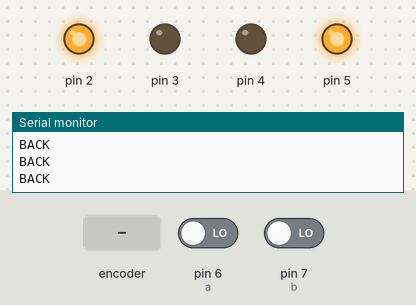
This sketch was run on a simulated Arduino Uno, built with avr-gcc and run on an emulated ATmega328P. Parts: output pins drawn as LEDs (lit = HIGH), the last lines printed to the serial monitor. Dashed ring = blinking. The inputs (shaded band) are chosen by the test bench; at power-on: pin 6 (a) LOW, pin 7 (b) LOW.

Above: at 1.2 s.
1.3 s: rotary encoder on pin 6 (a) / pin 7 (b) turned 3 steps (first pin leading)
At 1.72 s:
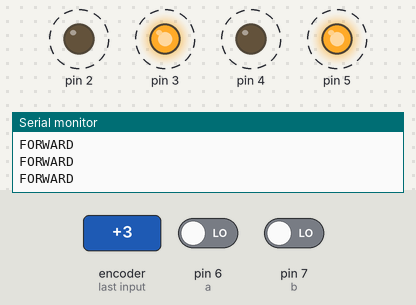
3.4 s: rotary encoder on pin 6 (a) / pin 7 (b) turned 1 step (first pin leading)
At 4.0 s:
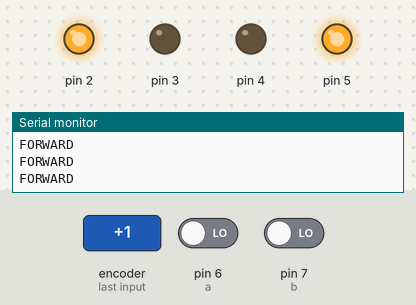
Timing chart, 0 to 6.4 s (numbered marks = the images above; inputs shaded):
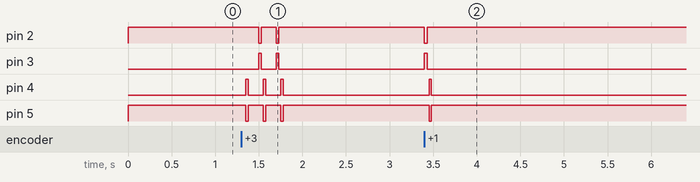

Measured:
- after the input at 1.3 s, pin 2: alternates HIGH for 0.18 s and LOW for 0.02 s, 4 changes in all, then stays HIGH, starting after 0.20 s; pin 3: alternates HIGH for 0.02 s and LOW for 0.18 s, 4 changes in all, then stays LOW, starting after 0.20 s
- after the input at 3.4 s, pin 2: HIGH → LOW at once, → HIGH 0.03 s later; pin 3: LOW → HIGH at once, → LOW 0.03 s later; pin 4: LOW → HIGH after 0.06 s, → LOW 0.02 s later; pin 5: HIGH → LOW after 0.06 s, → HIGH 0.02 s later

The sketch:

newton.ino
```cpp
  /* Program for Line Follower Robot
   *
   *  Newton, Line Follower Robot
   *
   *  This robot uses IR Sensors to understand if there is any line infront of it.
   *  Two sets of IR sensors on two sides.
   *  The motor will be controlled based on the reading from the IR sensors.
   *  For more information, visit: www.adamarobotics.com/newton-code/
  */
int a=6,b=7;
void setup() {
  pinMode(a,INPUT);
  pinMode(2,OUTPUT);
  pinMode(3,OUTPUT);
  pinMode(b,INPUT);
  pinMode(4,OUTPUT);
  pinMode(5,OUTPUT);
  Serial.begin(9600);
 } // end setup
 void loop() {
   if((digitalRead(a)==HIGH)&&(digitalRead(b)==HIGH)){
    digitalWrite(2,HIGH);
    digitalWrite(3,LOW);
    digitalWrite(4,LOW);
    digitalWrite(5,HIGH);
    Serial.println("FORWARD");
    delay(1);
    } // end if
   else if((digitalRead(a)==LOW)&&(digitalRead(b)==HIGH)){
      digitalWrite(2,LOW);
      digitalWrite(3,HIGH);
      digitalWrite(4,LOW);
      digitalWrite(5,HIGH);
      Serial.println("LEFT");
      delay(1); } // close of end if 1
   else if((digitalRead(a)==HIGH)&&(digitalRead(b)==LOW)) {
      digitalWrite(2,HIGH);
      digitalWrite(3,LOW);
      digitalWrite(4,HIGH);
      digitalWrite(5,LOW);
      Serial.println("RIGHT");
      delay(1); } // close of end if 2
   else if((digitalRead(a)==LOW)&&(digitalRead(b)==LOW)) {
    digitalWrite(2,HIGH);
    digitalWrite(3,LOW);
    digitalWrite(4,LOW);
    digitalWrite(5,HIGH);
    Serial.println("BACK");delay(1);
    }  // close of end if 3
  } // end loop
```
